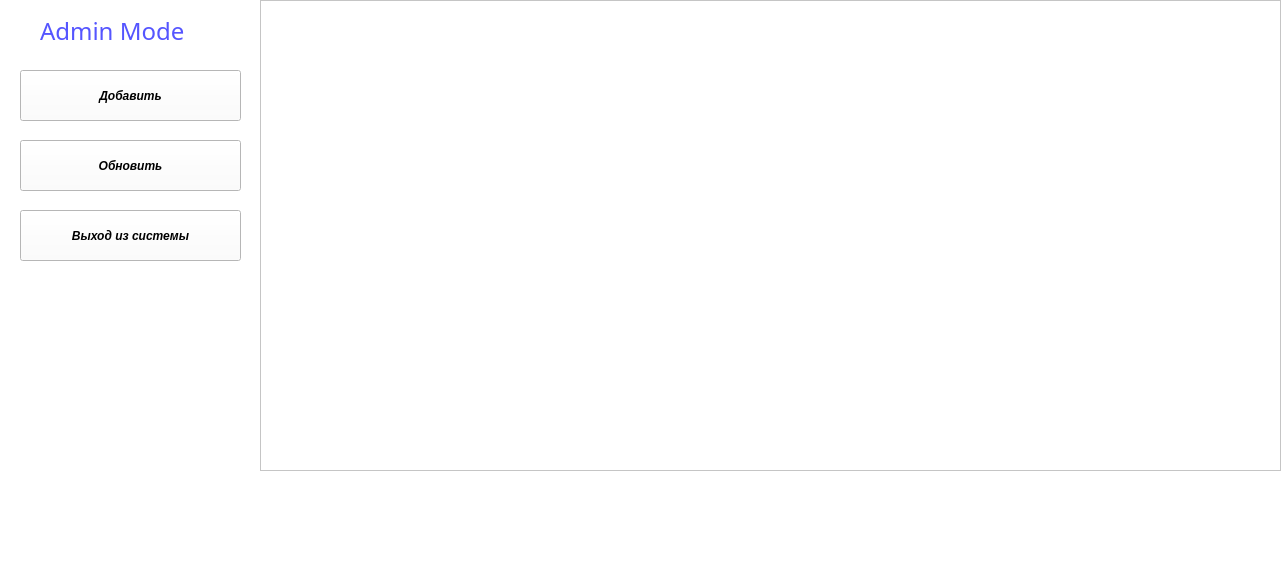
<?xml version="1.0" encoding="UTF-8"?>
<ui version="4.0">
 <class>admin_window</class>
 <widget class="QMainWindow" name="admin_window">
  <property name="geometry">
   <rect>
    <x>0</x>
    <y>0</y>
    <width>1286</width>
    <height>582</height>
   </rect>
  </property>
  <property name="windowTitle">
   <string>MainWindow</string>
  </property>
  <property name="styleSheet">
   <string notr="true">background-color: rgb(255, 255, 255);</string>
  </property>
  <widget class="QWidget" name="centralwidget">
   <widget class="QTableWidget" name="tableWidget">
    <property name="geometry">
     <rect>
      <x>260</x>
      <y>0</y>
      <width>1021</width>
      <height>471</height>
     </rect>
    </property>
    <property name="styleSheet">
     <string notr="true">background-color: rgb(255, 255, 255);</string>
    </property>
   </widget>
   <widget class="QLabel" name="label">
    <property name="geometry">
     <rect>
      <x>40</x>
      <y>-20</y>
      <width>201</width>
      <height>101</height>
     </rect>
    </property>
    <property name="font">
     <font>
      <family>Rockwell</family>
      <pointsize>18</pointsize>
     </font>
    </property>
    <property name="styleSheet">
     <string notr="true">color: rgb(85, 85, 255);</string>
    </property>
    <property name="text">
     <string>Admin Mode</string>
    </property>
   </widget>
   <widget class="QPushButton" name="add_btn">
    <property name="geometry">
     <rect>
      <x>20</x>
      <y>70</y>
      <width>221</width>
      <height>51</height>
     </rect>
    </property>
    <property name="font">
     <font>
      <weight>75</weight>
      <italic>true</italic>
      <bold>true</bold>
     </font>
    </property>
    <property name="styleSheet">
     <string notr="true">background-color: rgb(255, 170, 0);
border-width: 2px;
border-radius: 10px;
padding: 6px;
}
QPushButton:hover{
border-style: outset;
color: white;
effect = QtWidgets.QGraphicsDropShadowEffect(QPushButton);
effect.setOffset(0, 0);
effect.setBlurRadius(20);
effect.setColor(QColor(57, 219, 255));
QPushButton.setGraphicsEffect(effect);
</string>
    </property>
    <property name="text">
     <string>Добавить</string>
    </property>
   </widget>
   <widget class="QPushButton" name="upd_btn">
    <property name="geometry">
     <rect>
      <x>20</x>
      <y>140</y>
      <width>221</width>
      <height>51</height>
     </rect>
    </property>
    <property name="font">
     <font>
      <weight>75</weight>
      <italic>true</italic>
      <bold>true</bold>
     </font>
    </property>
    <property name="styleSheet">
     <string notr="true">background-color: rgb(255, 170, 0);
border-width: 2px;
border-radius: 10px;
padding: 6px;
}
QPushButton:hover{
border-style: outset;
color: white;
effect = QtWidgets.QGraphicsDropShadowEffect(QPushButton);
effect.setOffset(0, 0);
effect.setBlurRadius(20);
effect.setColor(QColor(57, 219, 255));
QPushButton.setGraphicsEffect(effect);
</string>
    </property>
    <property name="text">
     <string>Обновить</string>
    </property>
   </widget>
   <widget class="QPushButton" name="return_btn">
    <property name="geometry">
     <rect>
      <x>20</x>
      <y>210</y>
      <width>221</width>
      <height>51</height>
     </rect>
    </property>
    <property name="font">
     <font>
      <weight>75</weight>
      <italic>true</italic>
      <bold>true</bold>
     </font>
    </property>
    <property name="styleSheet">
     <string notr="true">background-color: rgb(255, 170, 0);
border-width: 2px;
border-radius: 10px;
padding: 6px;
}
QPushButton:hover{
border-style: outset;
color: white;
effect = QtWidgets.QGraphicsDropShadowEffect(QPushButton);
effect.setOffset(0, 0);
effect.setBlurRadius(20);
effect.setColor(QColor(57, 219, 255));
QPushButton.setGraphicsEffect(effect);
</string>
    </property>
    <property name="text">
     <string>Выход из системы</string>
    </property>
   </widget>
  </widget>
  <widget class="QMenuBar" name="menubar">
   <property name="geometry">
    <rect>
     <x>0</x>
     <y>0</y>
     <width>1286</width>
     <height>26</height>
    </rect>
   </property>
  </widget>
  <widget class="QStatusBar" name="statusbar"/>
 </widget>
 <resources/>
 <connections/>
</ui>
